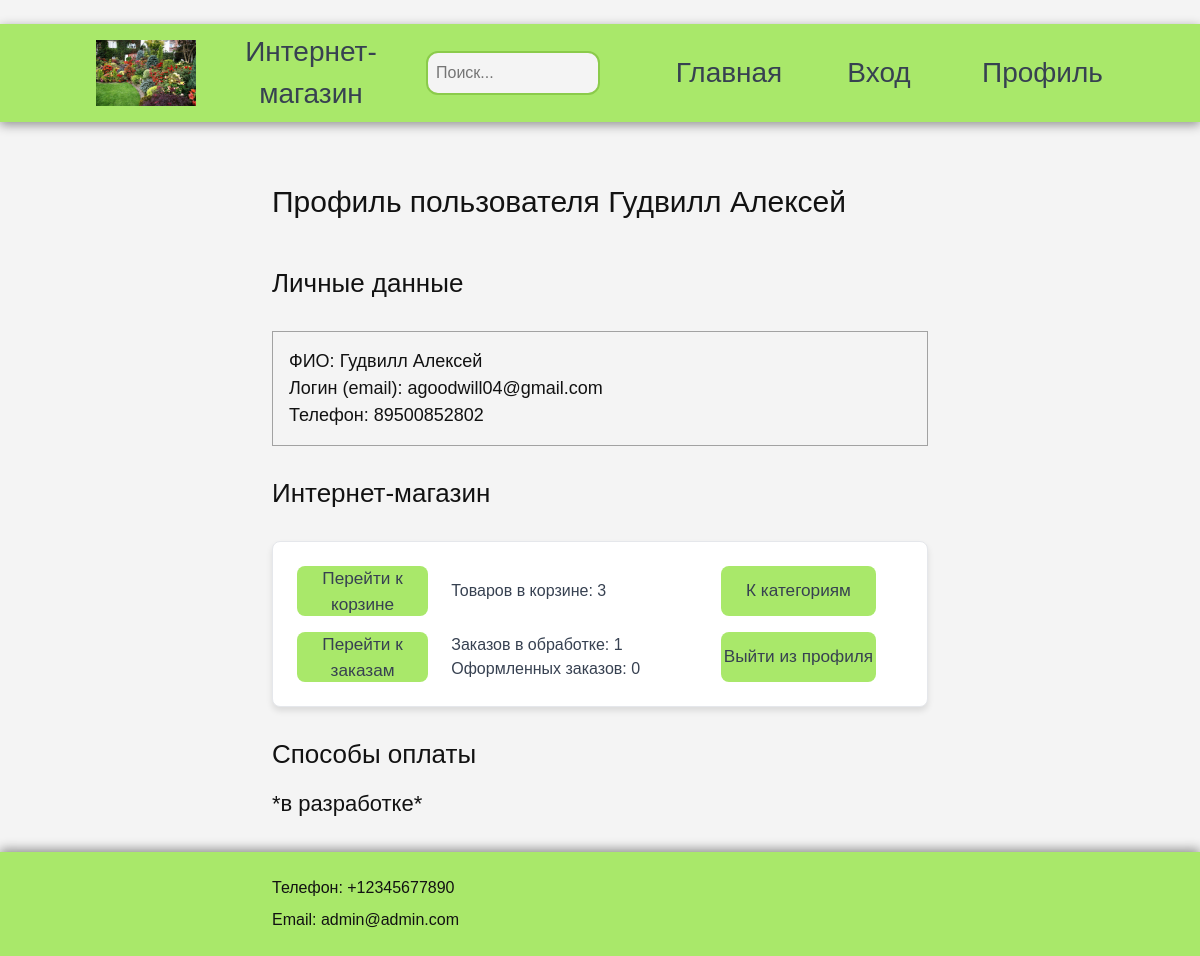
The page /profil/ (signed in) on the database its author committed.
### shop/models.py (models this page shows, shortened)
class ShopUser(models.Model):
    email = models.EmailField(unique=True, verbose_name="Email")
    full_name = models.CharField(max_length=255, verbose_name="ФИО")
    phone_number = models.CharField(max_length=20, verbose_name="Телефон")
    password = models.CharField(max_length=128, verbose_name="Пароль")
    created_at = models.DateTimeField(auto_now_add=True, verbose_name="Дата регистрации")

class Cart(models.Model):
    user = models.OneToOneField(ShopUser, on_delete=models.CASCADE, related_name="cart")
    created_at = models.DateTimeField(auto_now_add=True)

class CartItem(models.Model):
    cart = models.ForeignKey(Cart, related_name="items", on_delete=models.CASCADE)
    product = models.ForeignKey('Product', on_delete=models.CASCADE)
    quantity = models.PositiveIntegerField(default=0)
    is_selected = models.BooleanField(default=False)

class Order(models.Model):
    user = models.ForeignKey(ShopUser, on_delete=models.CASCADE, related_name="orders")
    created_at = models.DateTimeField(auto_now_add=True)
    status = models.CharField(max_length=50, default="Ожидает обработки")
    total_price = models.DecimalField(max_digits=10, decimal_places=2, default=0.0)  # Итоговая цена

### shop/views.py (the view)
# urls.py: path('profil/', views.profil, name='profil'),
def profil(request): # страница профиля
    if 'user_id' not in request.session:
        return redirect('shop:registration')
    user = ShopUser.objects.get(id=request.session['user_id'])
    cart = user.cart  # Корзина пользователя
    orders = user.orders.all()
    pending_orders = orders.filter(status="Ожидает обработки")
    ordered_orders = orders.filter(status="Заказан")
    return render(request, 'shop/profil.html', {'user': user, 'pending_orders': pending_orders, 'ordered_orders': ordered_orders, 'cart': cart})

### shop/templatetags/calculations.py (called while the page is built)
@register.filter
def sum_order(items):
    i = 0
    for item in items:
        i+=1
    return i

@register.filter
def sum_cart(items):
    i = 0
    for item in items:
        if item.quantity:
            i+=1*item.quantity
        else:
            i+=1
    return i

### shop/templates/shop/profil.html (shortened to what this page needs)
﻿{% extends "shop/base.html" %}
{% load calculations %}
{% block content %}
<h2>Профиль пользователя {{ user.full_name }} </h2>
<h3>Личные данные</h3>
<div class="profil_data">
    <p>ФИО: {{ user.full_name }}</p>
    <p>Логин (email): {{ user.email }}</p>
    <p>Телефон: {{ user.phone_number }}</p>
</div>
<h3>Интернет-магазин</h3>
<div class="order-basket">
    <section class="basket-content">
        <article class="basket-section">
            <section class="basket-content" style="flex: 40%;">
                <form method="post" action="{% url 'shop:cart' %}">
                    <button type="submit" class="profil-btn">Перейти к корзине</button>
                </form>
            </section>
            <section class="basket-content">
                <p>Товаров в корзине: {{ cart.items.all|sum_cart }}</p>
            </section>
        </article>
        <article class="basket-section">
            <section class="basket-content" style="flex: 40%;">
                <form method="post" action="{% url 'shop:order' %}">
                    <button type="submit" class="profil-btn">Перейти к заказам</button>
                </form>
            </section>
            <section class="basket-content" style="gap: 0;">
                <p>Заказов в обработке: {{ pending_orders|sum_order }}</p>
                <p>Оформленных заказов: {{ ordered_orders|sum_order }}</p>
            </section>
        </article>
    </section>
    <nav class="basket-navigation">
        <form method="post" action="{% url 'shop:category_list' %}">
            <button type="submit" class="profil-btn">К категориям</button>
        </form>
        <form method="post" action="{% url 'shop:logout_view' %}">
            <button type="submit" class="profil-btn">Выйти из профиля</button>
        </form>
    </nav>
</div>
<h3>Cпособы оплаты</h3>
<p>*в разработке*</p>
{% endblock content %}

### shop/static/css/garden_store.css (style rules this page uses)
* { margin: 0; padding: 0; }
[data-theme="color"] { --body-bg: #f4f4f4; --form-bg: #ffffff; --header-bg: #A9E86A; --header-bg-dark: #8bcb4b; --dark: #121212; --gray: #374151; --link: #61afef; --link-hover: #2c83ca; --link-active: #375772; --hr: #a2a2a2; --shadow: #939393; --code-color: #888; --img-op: 1; }
body, html { margin: 0; padding: 0; width: 100%; height: 100%; }
body { color: var(--dark); background-color: var(--body-bg); font-family: 'Rubik', sans-serif; font-weight: 400; }
h2 { font-size: 30px; margin-bottom: 3rem; }
h3 { font-size: 26px; margin: 1rem 0; }
p { font-size: 22px; margin: 0; }
form { display: flex; flex-direction: column; gap: 1rem; }
.profil_data { width: 100%; border: 1.5px solid var(--hr); padding: 1rem; margin: 2rem 0; }
.profil_data p { font-size: 18px; }
.order-basket { display: flex; justify-content: space-between; align-items: flex-start; flex-wrap: wrap; padding: 1.5rem; margin: 2rem 0; background-color: var(--form-bg); box-shadow: 0 4px 6px rgba(0, 0, 0, 0.1); border-radius: 0.5rem; border: 1px solid #e5e7eb; }
.basket-content { display: flex; flex-direction: column; flex: 70%; gap: 1rem; }
.basket-section { display: flex; justify-content: space-between; align-items: center; }
.basket-navigation { flex: 30%; display: flex; flex-direction: column; gap: 1rem; }
.basket-section p, .basket-navigation p { color: var(--gray);; font-size: 16px; margin: 0; }
.profil-btn { width: 85%; height: 50px; border-radius: 0.5rem; font-size: 1.075rem; color: var(--gray); background-color: var(--header-bg); border: none; cursor: pointer; transition: transform 0.2s ease, background-color 0.2s ease; }

### rows shown on the page
ShopUser: full_name "Гудвилл Алексей", email "agoodwill04@gmail.com", phone_number "89500852802"
Cart: items.all|sum_cart "3"
Order: user "1"

### other values the page prints
{{ ordered_orders|sum_order }} "0"
